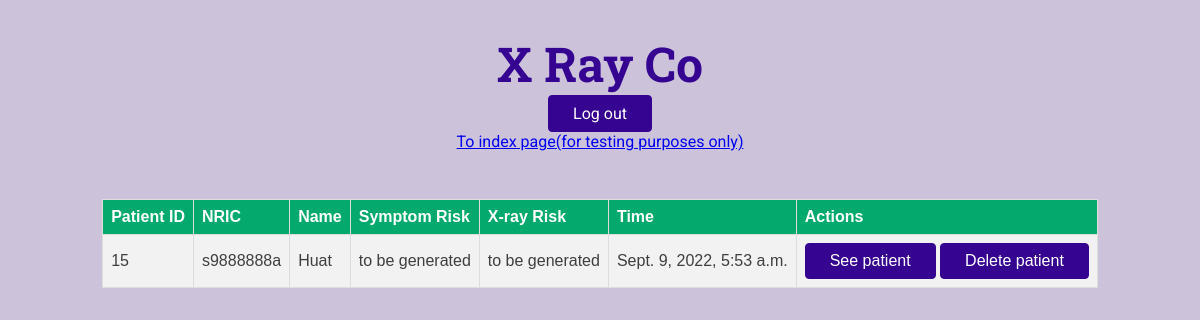
The page /DoctorHomepage/ on the database as committed earlier.
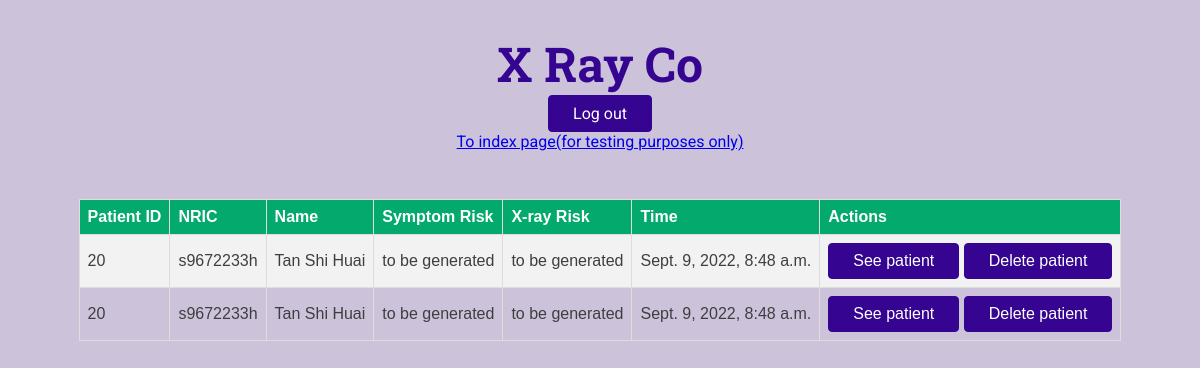
The same page on the database as committed later.
### website/models.py (models this page shows, shortened)
class Diagnosis(models.Model):
    D_PatientID = models.OneToOneField(CaseReport, on_delete=models.CASCADE)
    D_DateTime = models.DateTimeField(auto_now=True)
    D_EmployeeID = models.ForeignKey(Employee, on_delete=models.CASCADE)
    D_SymptomRisk = models.CharField(max_length=30)
    D_XRayRisk = models.CharField(max_length=30)
    D_CovidDiagnosis = models.CharField(max_length=50, choices=COVID_CHOICES, default='positive')
    D_Medication = models.TextField(blank=True, null=True)
    D_dr_queue = models.BooleanField(default=True)
    D_xr_queue = models.BooleanField(default=False)

class CaseReport(models.Model):
    CR_PatientID = models.ForeignKey(Patient, on_delete=models.CASCADE)
    CR_DateTime = models.DateTimeField(auto_now=True)
    CR_Fever = models.BooleanField()
    CR_DryCough = models.BooleanField()
    CR_SoreThroat = models.BooleanField()
    CR_BreathingDifficulty = models.BooleanField()
    CR_OverseasTravel = models.BooleanField()
    CR_CloseContact = models.BooleanField()

class Patient(models.Model):
    P_NRIC = models.CharField(max_length=9)
    P_Name = models.CharField(max_length=100)
    P_Phone = models.IntegerField()
    P_Email = models.EmailField()
    P_slug = models.SlugField(blank=True, null=True)

### website/views.py (the view)
# urls.py: path('DoctorHomepage/', views.DoctorHomepage),
def DoctorHomepage(request):
    all_patients = Diagnosis.objects.all()
    context = {'all_patients': all_patients}
    return render(request, 'website/DoctorHomepage.html', context)

### website/templates/website/DoctorHomepage.html (shortened to what this page needs)
{% extends 'website/base/base.html' %}
{% block body %}
    <table class="content-table">
        <tr>
            <th>Patient ID</th>
            <th>NRIC</th>
            <th>Name</th>
            <th>Symptom Risk</th>
            <th>X-ray Risk</th>
            <th>Time</th>
            <th>Actions</th>
        </tr>
        {% for i in all_patients %}
            {% if i.D_dr_queue %}
            <tr>
                <td>{{i.D_PatientID.CR_PatientID.id}}</td>
                <td>{{i.D_PatientID.CR_PatientID.P_NRIC}}</td>
                <td>{{i.D_PatientID.CR_PatientID.P_Name}}</td>
                <td>{{i.D_SymptomRisk}}</td>
                <td>{{i.D_XRayRisk}}</td>
                <td>{{i.D_DateTime}}</td>
                <td>
                    <a href="/DoctorSeePatient/{{ i.D_PatientID.CR_PatientID.id }}"><button>See patient</button></a>
                    <a href= "/remove_from_dr_queue/{{ i.D_PatientID.CR_PatientID.id }}"><button>Delete patient</button></a>
                </td>
            </tr>
            {% endif %}
        {% endfor %}
    </table>
{% endblock %}

### website/templates/website/base/base.html (shortened to what this page needs)
{% load static %}
<!DOCTYPE html>
<html lang="en">
<head>
    <link rel="stylesheet" href="{% static 'website/styles/base.css' %}">
</head>
<body>
    <header id="main-header">
        <nav>
            <a href="/" id="main-logo">X Ray Co</a>
            <br>
            <a href="/"><button type="button" class="logout">Log out</button></a>
            <br>
            <a href="/index/">To index page(for testing purposes only)</a>
        </nav>
    </header>
    {% block body %}{% endblock %}
</body>
</html>

### website/static/website/styles/base.css (style rules this page uses)
* { box-sizing: border-box; }
body { font-family: 'Roboto', sans-serif; margin: 0; background-color: #ccc3db; color: #3e3e41; }
button, .btn { cursor: pointer; font: inherit; padding: 0.5rem 1.5rem; background-color: #350490; border: 1px solid #350490; color: white; border-radius: 4px; text-decoration: none; }
#main-header { width: 100%; text-align: center; padding: 2rem 0; }
#main-logo { font-size: 3rem; font-family: 'Roboto Slab', sans-serif; text-decoration: none; color: #350490; font-weight: bold; }

### website/templates/website/base/base.html (style rules this page uses)
.content-table { font-family: Arial, Helvetica, sans-serif; border-collapse: collapse; margin-left:auto; margin-right:auto; }
.content-table td, .content-table th { border: 1px solid #ddd; padding: 8px; }
.content-table tr:nth-child(even) { background-color: #f2f2f2; }
.content-table th { padding-top: 8px; padding-bottom: 8px; text-align: left; background-color: #04AA6D; color: white; }

Rows that differ between the two databases and show on the page:
removed Diagnosis: D_PatientID.CR_PatientID.id "15", D_PatientID.CR_PatientID.P_NRIC "s9888888a", D_PatientID.CR_PatientID.P_Name "Huat", D_SymptomRisk "to be generated", D_XRayRisk "to be generated", D_DateTime "Sept. 9, 2022, 5:53 a.m."
added Diagnosis: D_PatientID.CR_PatientID.id "20", D_PatientID.CR_PatientID.P_NRIC "s9672233h", D_PatientID.CR_PatientID.P_Name "Tan Shi Huai", D_SymptomRisk "to be generated", D_XRayRisk "to be generated", D_DateTime "Sept. 9, 2022, 8:48 a.m."
added Diagnosis: D_PatientID.CR_PatientID.id "20", D_PatientID.CR_PatientID.P_NRIC "s9672233h", D_PatientID.CR_PatientID.P_Name "Tan Shi Huai", D_SymptomRisk "to be generated", D_XRayRisk "to be generated", D_DateTime "Sept. 9, 2022, 8:48 a.m."
